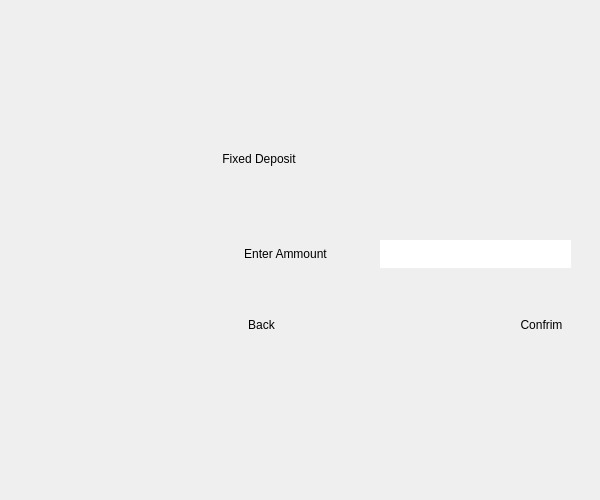
    <widget class="QWidget" name="Fdr">
     <widget class="QGroupBox" name="groupBox_8">
      <property name="geometry">
       <rect>
        <x>220</x>
        <y>150</y>
        <width>371</width>
        <height>341</height>
       </rect>
      </property>
      <property name="styleSheet">
       <string notr="true">Border:none;</string>
      </property>
      <property name="title">
       <string>Fixed Deposit</string>
      </property>
      <widget class="QToolButton" name="toolButton_39">
       <property name="geometry">
        <rect>
         <x>0</x>
         <y>90</y>
         <width>131</width>
         <height>27</height>
        </rect>
       </property>
       <property name="text">
        <string>Enter Ammount</string>
       </property>
      </widget>
      <widget class="QPushButton" name="pushButton_27">
       <property name="geometry">
        <rect>
         <x>280</x>
         <y>160</y>
         <width>83</width>
         <height>29</height>
        </rect>
       </property>
       <property name="text">
        <string>Confrim</string>
       </property>
      </widget>
      <widget class="QPushButton" name="pushButton_53">
       <property name="geometry">
        <rect>
         <x>0</x>
         <y>160</y>
         <width>83</width>
         <height>29</height>
        </rect>
       </property>
       <property name="text">
        <string>Back</string>
       </property>
      </widget>
      <widget class="QLineEdit" name="lineEdit_15">
       <property name="geometry">
        <rect>
         <x>160</x>
         <y>90</y>
         <width>191</width>
         <height>28</height>
        </rect>
       </property>
      </widget>
     </widget>
    </widget>
